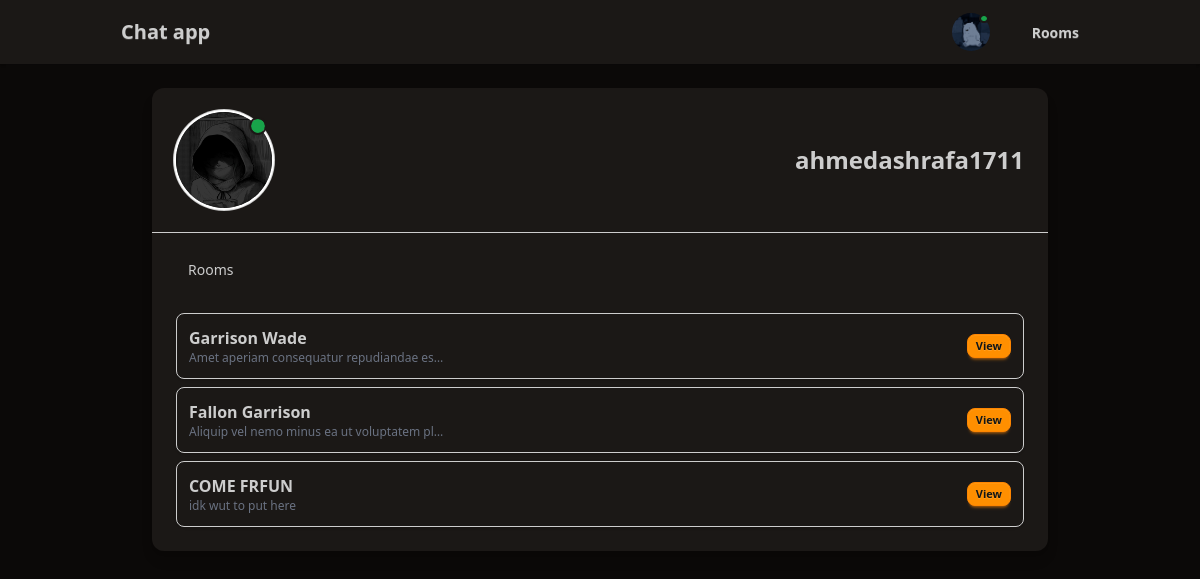
The page /user/5 (signed in) on the database its author committed.
### chat/models.py (models this page shows, shortened)
class UserProfile(AbstractUser):
    email = models.EmailField(unique=True , blank=False , null=False)
    profile = models.ImageField(upload_to=uuid_upload_to , default = 'defaults/default-img.png' , validators=[FileExtensionValidator(allowed_extensions=['jpg', 'jpeg', 'png', 'gif'])])
    is_online = models.BooleanField(default=False)

class Room(models.Model):
    room_name = models.CharField(max_length=100)
    room_description = models.CharField(max_length=300)
    room_author = models.ForeignKey(UserProfile , on_delete=models.CASCADE , related_name="rooms")
    created_at = models.DateTimeField(auto_now_add=True)
    class Meta:
        unique_together = ['room_name' , 'room_author']
        ordering = ['-created_at']

### chat/views/users.py (the view)
# urls.py: path('user/<int:user_id>' , users.UserProfileDetailView.as_view() , name="profile-detail"),
class UserProfileDetailView(LoginRequiredMixin , DetailView):
    model = UserProfile
    template_name = "registration/user_profile.html"
    pk_url_kwarg = "user_id"

### chat/custom_contexts.py (called while the page is built)
def globals(request):
    return {
        "app_name" : "ChatApp"
    }

### chat/templates/registration/user_profile.html
{% extends "base.html" %}
{% block content %}
<div class="min-h-screen bg-base-200 py-6 px-4">
    <div class="max-w-4xl mx-auto bg-base-100 rounded-xl shadow-lg">
        <div class="flex flex-col sm:flex-row items-center sm:justify-between gap-4 border-b p-6">
            <div class="avatar {% if object.is_online %} avatar-online {% endif %}">
                <div class="w-24 rounded-full ring ring-primary ring-offset-base-100 ring-offset-2">
                    <img src="{{ object.profile.url }}" alt="{{ object.username }}">
                </div>
            </div>
            <h2 class="text-2xl font-bold">{{ object.username }}</h2>
        </div>
        <div role="tablist" class="tabs tabs-bordered px-6 pt-4">
            <a role="tab" class="tab tab-active" aria-selected="true">Rooms</a>
        </div>
        <div class="p-6 space-y-2">
            {% for room in object.rooms.all %}
                {% if room.room_author == object %}
                    <div class="flex items-center justify-between bg-base-100 border rounded-lg p-3 shadow-sm">
                        <div>
                            <h3 class="text-base font-semibold">{{ room.room_name }}</h3>
                            <p class="text-xs text-gray-500 truncate w-64">{{ room.room_description|default:"No description." }}</p>
                        </div>
                        <a href="{% url 'room-detail' room.id %}" class="btn btn-xs btn-primary">View</a>
                    </div>
                {% endif %}
            {% empty %}
                <p class="text-gray-500">This user hasn't created any rooms yet.</p>
            {% endfor %}
        </div>
    </div>
</div>
{% endblock %}

### chat/templates/partials/navbar.html (shortened to what this page needs)
<div class="navbar bg-base-100 shadow-sm">
    <div class="container mx-auto flex justify-between items-center px-4">
        <a class="btn btn-ghost text-xl normal-case" href="{% url 'index' %}">Chat app</a>
        <div class="flex items-center gap-6">
            <div class="dropdown dropdown-end">
                {% if request.user.is_authenticated %}
                    <label tabindex="0" class="btn btn-ghost btn-circle avatar {% if request.user.is_online == True %}avatar-online{% else %}avatar-offline{% endif %}">
                        <div class="w-10 rounded-full">
                        <img src="{{ request.user.profile.url }}" alt="Profile" />
                        </div>
                    </label>
                {% endif %}
            </div>
            {% if request.user.is_authenticated %}
                <div class="dropdown dropdown-end">
                    <label tabindex="0" class="btn btn-ghost">
                        Rooms
                    </label>
                </div>
            {% endif %}
        </div>
    </div>
</div>

### rows shown on the page
UserProfile: user.profile (picture)
UserProfile: profile (picture), username "ahmedashrafa1711"
Room: room_name "Garrison Wade", room_description "Amet aperiam consequatur repudiandae es…"
Room: room_name "Fallon Garrison", room_description "Aliquip vel nemo minus ea ut voluptatem pl…"
Room: room_name "COME FRFUN", room_description "idk wut to put here"
